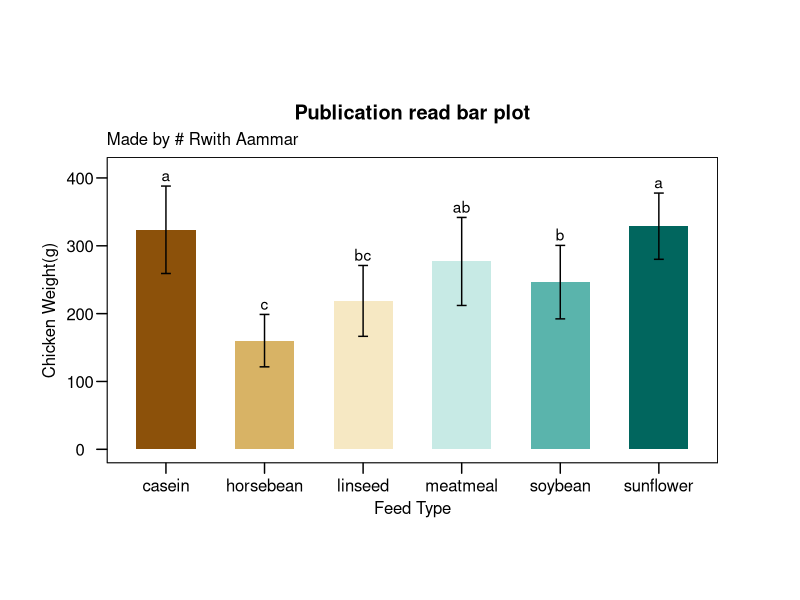
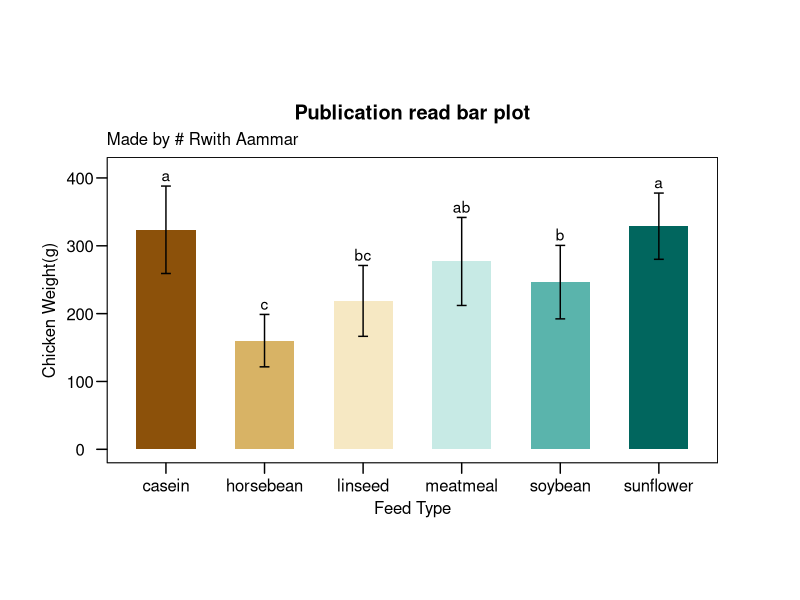

Reproduce these figures in R, in order.
# publication ready graph
install.packages("ggthemes")
install.packages("multcompView")
install.packages("dplyr")

# load libraries
library(ggplot2)
library(ggthemes)
library(multcompView)
library(dplyr)

## 1- load or import your data
data("chickwts")
tibble(chickwts)

# 2- Calculate the "means" of you of treatment group and the SD 
#to show the error bars as functions

# feed our treatment in this example
mean_data <- group_by(chickwts, feed) %>% 
  summarise(weight_mean= mean(weight), sd = sd(weight))%>% 
  arrange(desc(weight_mean))#to arrange in descending order
tibble(mean_data)

# 3- This step involves performing analysis of variance "ANOVA"

# using the built in function ***aov()*** .
anova <- aov(weight~feed, data = chickwts)
summary(anova)

# 4- If the ANOVA is significantly different then,

# we will draw the multiple mean comparison 
tukey <- TukeyHSD(anova)
tukey

# 5- Draw the Multiple comparison letters using "multcomp" 

# R packages are as follows:
group_letter <- multcompLetters4(anova, tukey)
group_letter

# Extracting group letters
group_letter <- as.data.frame.list(group_letter$feed)
group_letter

# Adding to the mean data
mean_data$group_letters <- group_letter$Letters
tibble(mean_data)

# 6- Draw the publication ready Barplot* in ggplot2
p <- ggplot(mean_data, aes(x = feed, y = weight_mean))+
  # Bar plot
   geom_bar(stat = "identity", aes(fill = feed), show.legend = FALSE, width = 0.6)+
  geom_errorbar(# this argument is putting SD as error bars
    aes(ymin = weight_mean-sd, ymax = weight_mean+sd), width = 0.1)+
  # Adding letters
  geom_text(aes(label = group_letters, y = weight_mean+sd), vjust = -0.4)+
  scale_fill_brewer(palette = "BrBG", direction = 1)+ #theme setting
  labs(# This will add labels
    x = "Feed Type",
    y = "Chicken Weight(g)",
    title = "Publication read bar plot",
    subtitle = "Made by # Rwith Aammar",
    fill = "Feed Type")+
  ylim(0,410)+ # Change your y axis limits based on the letters
  ggthemes::theme_par();p

# 7- Saving up-to 4k bar plot in R

tiff("Bar plot.tiff", units = "in", width = 10, height = 6,
     res = 300, compression = "lzw")
p
dev.off()




  
